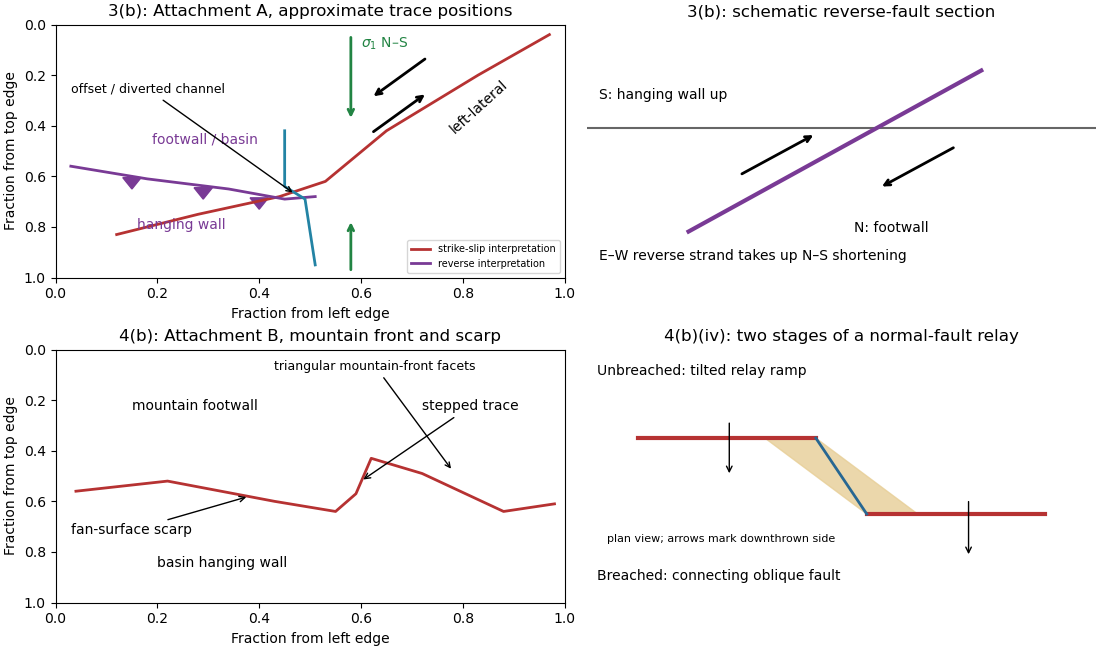

Here is the Python script that generated this plot:
"""Original schematic interpretations, without source-map pixels. Python 3.14.4."""
from pathlib import Path
import numpy as np
import matplotlib
matplotlib.use("Agg")
import matplotlib.pyplot as plt

plt.rcParams.update({"font.size":10,"figure.facecolor":"white","axes.facecolor":"white"})
fig, axs=plt.subplots(2,2,figsize=(11,6.5),layout="constrained")
a=axs[0,0]
a.plot([.12,.28,.44,.53,.65,.83,.97],[.83,.75,.68,.62,.42,.20,.04],color="#b63232",lw=2,label="strike-slip interpretation")
a.plot([.03,.18,.34,.45,.51],[.56,.61,.65,.69,.68],color="#793a95",lw=2,label="reverse interpretation")
for x,y in [(.15,.60),(.29,.64),(.40,.68)]:
 a.fill([x-.018,x+.018,x],[y+.005,y+.005,y+.05],color="#793a95")
a.annotate("",(.73,.27),(.62,.43),arrowprops={"arrowstyle":"->","lw":2})
a.annotate("",(.62,.29),(.73,.13),arrowprops={"arrowstyle":"->","lw":2})
a.text(.77,.43,"left-lateral",rotation=42)
a.text(.16,.81,"hanging wall",color="#793a95")
a.text(.19,.47,"footwall / basin",color="#793a95")
a.plot([.45,.45,.49,.51],[.42,.64,.69,.95],color="#2383a4",lw=2)
a.annotate("offset / diverted channel",(.47,.67),(.03,.27),arrowprops={"arrowstyle":"->"},fontsize=9)
a.annotate("",(.58,.38),(.58,.04),arrowprops={"arrowstyle":"->","color":"#228443","lw":2})
a.annotate("",(.58,.77),(.58,.98),arrowprops={"arrowstyle":"->","color":"#228443","lw":2})
a.text(.60,.09,r"$\sigma_1$ N–S",color="#228443")
a.set(xlim=(0,1),ylim=(1,0),xlabel="Fraction from left edge",ylabel="Fraction from top edge",title="3(b): Attachment A, approximate trace positions")
a.legend(loc="lower right",fontsize=7)
a=axs[0,1]
a.plot([0,4],[1.1,1.1],color=".4")
a.plot([.8,3.1],[.2,1.6],color="#793a95",lw=3)
a.annotate("",(1.8,1.05),(1.2,.69),arrowprops={"arrowstyle":"->","lw":2})
a.annotate("",(2.3,.58),(2.9,.94),arrowprops={"arrowstyle":"->","lw":2})
a.text(.1,1.35,"S: hanging wall up")
a.text(2.1,.2,"N: footwall")
a.text(.1,-.05,"E–W reverse strand takes up N–S shortening")
a.set(xlim=(0,4),ylim=(-.2,2),title="3(b): schematic reverse-fault section")
a.axis("off")
a=axs[1,0]
x=[.04,.22,.43,.55,.59,.62,.72,.88,.98]
y=[.56,.52,.60,.64,.57,.43,.49,.64,.61]
a.plot(x,y,color="#b63232",lw=2)
a.text(.15,.24,"mountain footwall")
a.text(.20,.86,"basin hanging wall")
a.annotate("stepped trace",(.60,.52),(.72,.24),arrowprops={"arrowstyle":"->"})
a.annotate("fan-surface scarp",(.38,.58),(.03,.73),arrowprops={"arrowstyle":"->"})
a.annotate("triangular mountain-front facets",(.78,.48),(.43,.08),arrowprops={"arrowstyle":"->"},fontsize=9)
a.set(xlim=(0,1),ylim=(1,0),xlabel="Fraction from left edge",ylabel="Fraction from top edge",title="4(b): Attachment B, mountain front and scarp")
a=axs[1,1]
a.plot([.1,.45],[.35,.35],color="#b63232",lw=3)
a.plot([.55,.9],[.65,.65],color="#b63232",lw=3)
a.plot([.45,.55],[.35,.65],color="#276792",lw=2,label="breached relay: linking fault")
a.fill([.35,.45,.65,.55],[.35,.35,.65,.65],color="#e7ce96",alpha=.8)
a.text(.02,.1,"Unbreached: tilted relay ramp")
a.text(.02,.91,"Breached: connecting oblique fault")
a.annotate("",(.28,.50),(.28,.28),arrowprops={"arrowstyle":"->"})
a.annotate("",(.75,.82),(.75,.59),arrowprops={"arrowstyle":"->"})
a.text(.04,.76,"plan view; arrows mark downthrown side",fontsize=8)
a.set(xlim=(0,1),ylim=(1,0),title="4(b)(iv): two stages of a normal-fault relay")
a.axis("off")
fig.savefig(Path(__file__).with_suffix(".png").name,dpi=100,facecolor="white",transparent=False)
